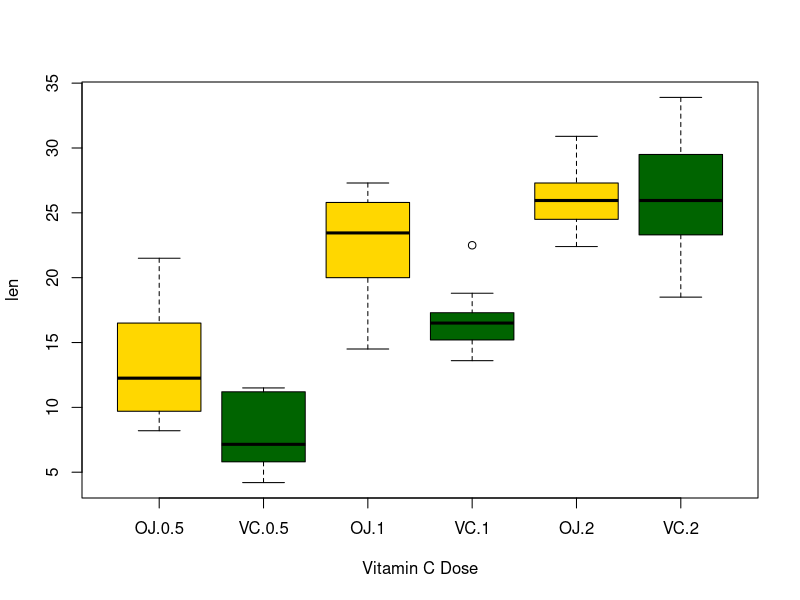

The R script that drew this image:
## ---- chunk 1
data(ToothGrowth)
## ---- chunk 2

str(ToothGrowth)
summary(ToothGrowth)
head(ToothGrowth)
unique(ToothGrowth$supp)
unique(ToothGrowth$dose)
boxplot(len~supp*dose, data=ToothGrowth, xlab="Vitamin C Dose", col=(c("gold","darkgreen")))
## ---- chunk 3
t.test(len ~ supp, data = ToothGrowth)

## ---- chunk 4
d_05 <- ToothGrowth[which(ToothGrowth$dose==.5),1]
d_20 <- ToothGrowth[which(ToothGrowth$dose==2),1]
t.test(d_05, d_20, paired=FALSE, var.equal=FALSE)
